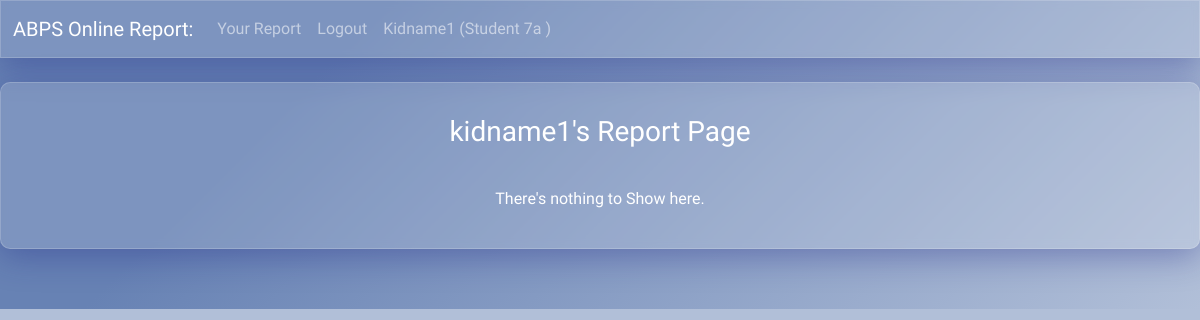
The page /student_report (signed in) on the database its author committed.
### report/models.py (models this page shows, shortened)
class User(db.Model, UserMixin):
    id = db.Column(db.Integer, primary_key=True, nullable=False, unique=True)
    username = db.Column(db.String(20), nullable = False)
    password = db.Column(db.String(20), nullable=False)
    userType = db.Column(db.String(10), nullable=False)
    theClass = db.Column(db.String())
    fileName = db.Column(db.String())
    fileData = db.Column(db.LargeBinary)

### report/routes.py (the view)
@app.route("/student_report", methods=["GET"])
@login_required
def studentReport():
    try:
        if current_user.userType == "student":
            report = User.query.filter_by(id = current_user.id).first()
            return render_template("student_report.html", file = report.fileName)
        elif current_user.userType == "teacher":
            return redirect(url_for("uploadResult"))
    except:
        return render_template("error.html")

### report/models.py (called while the page is built)
@login_manager.user_loader
def load_user(user_id):
    return User.query.get(int(user_id))

### report/templates/student_report.html (shortened to what this page needs)
 {% extends "base.html" %}
 {% block content %}
<div class="content-container student-container glass-container">
<h3 class ="user-collection-text"> {{current_user.username}}'s Report Page </h3>
  {% if file %}
  <main class="grid">
      <article>
        <div class="text">
          <h3>some detail here</h3>
          <h6 class="card-subtitle mb-2 text-muted card-link ">{{current_user.username}}</h6>
           <h6 class="card-subtitle mb-2 text-muted">some detail here</h6>
          <p>download the result</p>
          <form action="{{url_for('download',getId = current_user.id, attach = True)}}" method ="post">
            <input type="hidden" name="csrf_token" value="{{ csrf_token() }}"/>
            <input type="submit" value="Download"></input>
          </form>
        </div>
      </article>
      {% else %}
      <h3 class="no-content-info-text"> There's nothing to Show here.</h3>
      {% endif %}
  </div>
  {% endblock %}

### report/templates/base.html (shortened to what this page needs)
<!DOCTYPE html>
<html lang="en">
  <head>
    <link
      href="https://cdn.jsdelivr.net/npm/bootstrap@5.0.1/dist/css/bootstrap.min.css"
      rel="stylesheet"
    />
    <link
      rel="stylesheet"
      href="{{ url_for('static',filename='style.css') }}"
    />
    <nav class="navbar navbar-expand-lg navbar-dark bg-glass">
      <div class="container-fluid">
        <a class="navbar-brand" href="/">ABPS Online Report:</a>
        <div class="collapse navbar-collapse" id="navbarSupportedContent">
          <ul class="navbar-nav me-auto mb-2 mb-lg-0">
            {% if current_user.is_authenticated %} {% if current_user.userType
            == "student" %}
            <li class="nav-item">
              <a class="nav-link" href="{{url_for('studentReport')}}"
                >Your Report</a
              >
            </li>
            {% elif current_user.userType == "teacher" %}
            <li class="nav-item">
              <a class="nav-link" href="{{url_for('uploadResult')}}"
                >Upload Results</a
              >
            </li>
            {% endif %}
            <li class="nav-item">
              <a class="nav-link" href="{{url_for('logout')}}">Logout</a>
            </li>
            <li class="nav-item">
              <label class="nav-link mb-0"
                >{{current_user.username}} ({{current_user.userType}}
                {{current_user.theClass}} )</label
              >
            </li>
            {% else %}
            <li class="nav-item">
              <a class="nav-link" href="{{url_for('login')}}">Login</a>
            </li>
            {% endif %}
          </ul>
        </div>
      </div>
    </nav>
  </head>
  <body>
    <div>
       {% block content %}{% endblock %}
    </div>
  </body>
</html>

### report/static/style.css (style rules this page uses)
body { color: #fff; font-family: "Red Hat Display", sans-serif; background-color: #b1bfd8; height: 100%; background-image: linear-gradient(315deg, #b1bfd8 0%, #6782b4 74%); background-repeat: no-repeat; }
.bg-glass { background: rgba(255, 255, 255, 0.15); box-shadow: 0 8px 32px 0 rgba(31, 38, 135, 0.37); backdrop-filter: blur(4px); -webkit-backdrop-filter: blur(4px); border: 1px solid rgba(255, 255, 255, 0.18); }
p, h1, li { -webkit-animation: fadein 2s; -moz-animation: fadein 2s; -ms-animation: fadein 2s; -o-animation: fadein 2s; animation: fadein 2s; }
.glass-container { padding: 2rem; background: rgba(255, 255, 255, 0.15); box-shadow: 0 8px 32px 0 rgba(31, 38, 135, 0.37); backdrop-filter: blur(4px); -webkit-backdrop-filter: blur(4px); border-radius: 10px; border: 1px solid rgba(255, 255, 255, 0.18); }
.student-container { display: flex; flex-direction: column; justify-content: flex-start; align-items: flex-start; text-align: left; height: 100%; }
.user-collection-text { float: left; }
.no-content-info-text { font-size: 1rem; margin-top: 2rem; align-self: center; }
.content-container { display: flex; margin-top: 2%; margin-bottom: 5%; align-items: center; justify-content: center; width: 100%; height: 100%; text-align: center; }
label { color: #eee; text-transform: capitalize; margin-bottom: 0.5rem; }

### rows shown on the page
User: username "Kidname1", userType "Student", theClass "7a", username "kidname1"
